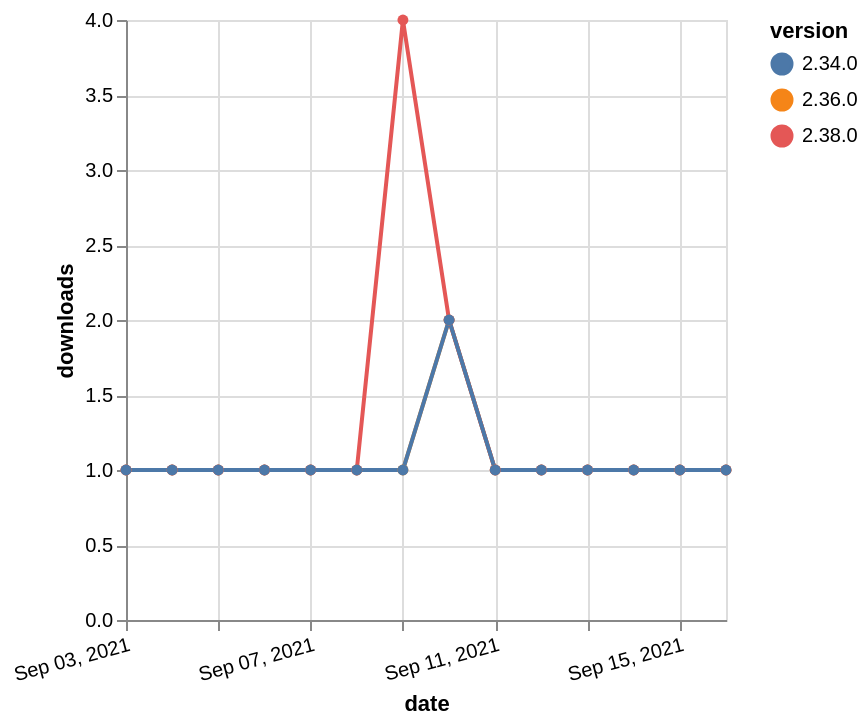

Specify this chart in Vega-Lite:
### Vega-Lite specification from a JSON file in a GitHub repository (floating-point values rounded to 4 significant figures)
{"$schema": "https://vega.github.io/schema/vega-lite/v5.json", "description": "A simple bar chart with embedded data.", "data": {"values": [{"date": "2021-09-03", "total": 204, "delta": 1, "version": "2.36.0"}, {"date": "2021-09-04", "total": 205, "delta": 1, "version": "2.36.0"}, {"date": "2021-09-05", "total": 206, "delta": 1, "version": "2.36.0"}, {"date": "2021-09-06", "total": 207, "delta": 1, "version": "2.36.0"}, {"date": "2021-09-07", "total": 208, "delta": 1, "version": "2.36.0"}, {"date": "2021-09-08", "total": 209, "delta": 1, "version": "2.36.0"}, {"date": "2021-09-09", "total": 210, "delta": 1, "version": "2.36.0"}, {"date": "2021-09-10", "total": 212, "delta": 2, "version": "2.36.0"}, {"date": "2021-09-11", "total": 213, "delta": 1, "version": "2.36.0"}, {"date": "2021-09-12", "total": 214, "delta": 1, "version": "2.36.0"}, {"date": "2021-09-13", "total": 215, "delta": 1, "version": "2.36.0"}, {"date": "2021-09-14", "total": 216, "delta": 1, "version": "2.36.0"}, {"date": "2021-09-15", "total": 217, "delta": 1, "version": "2.36.0"}, {"date": "2021-09-16", "total": 218, "delta": 1, "version": "2.36.0"}, {"date": "2021-09-03", "total": 202, "delta": 1, "version": "2.38.0"}, {"date": "2021-09-04", "total": 203, "delta": 1, "version": "2.38.0"}, {"date": "2021-09-05", "total": 204, "delta": 1, "version": "2.38.0"}, {"date": "2021-09-06", "total": 205, "delta": 1, "version": "2.38.0"}, {"date": "2021-09-07", "total": 206, "delta": 1, "version": "2.38.0"}, {"date": "2021-09-08", "total": 207, "delta": 1, "version": "2.38.0"}, {"date": "2021-09-09", "total": 211, "delta": 4, "version": "2.38.0"}, {"date": "2021-09-10", "total": 213, "delta": 2, "version": "2.38.0"}, {"date": "2021-09-11", "total": 214, "delta": 1, "version": "2.38.0"}, {"date": "2021-09-12", "total": 215, "delta": 1, "version": "2.38.0"}, {"date": "2021-09-13", "total": 216, "delta": 1, "version": "2.38.0"}, {"date": "2021-09-14", "total": 217, "delta": 1, "version": "2.38.0"}, {"date": "2021-09-15", "total": 218, "delta": 1, "version": "2.38.0"}, {"date": "2021-09-16", "total": 219, "delta": 1, "version": "2.38.0"}, {"date": "2021-09-03", "total": 260, "delta": 1, "version": "2.34.0"}, {"date": "2021-09-04", "total": 261, "delta": 1, "version": "2.34.0"}, {"date": "2021-09-05", "total": 262, "delta": 1, "version": "2.34.0"}, {"date": "2021-09-06", "total": 263, "delta": 1, "version": "2.34.0"}, {"date": "2021-09-07", "total": 264, "delta": 1, "version": "2.34.0"}, {"date": "2021-09-08", "total": 265, "delta": 1, "version": "2.34.0"}, {"date": "2021-09-09", "total": 266, "delta": 1, "version": "2.34.0"}, {"date": "2021-09-10", "total": 268, "delta": 2, "version": "2.34.0"}, {"date": "2021-09-11", "total": 269, "delta": 1, "version": "2.34.0"}, {"date": "2021-09-12", "total": 270, "delta": 1, "version": "2.34.0"}, {"date": "2021-09-13", "total": 271, "delta": 1, "version": "2.34.0"}, {"date": "2021-09-14", "total": 272, "delta": 1, "version": "2.34.0"}, {"date": "2021-09-15", "total": 273, "delta": 1, "version": "2.34.0"}, {"date": "2021-09-16", "total": 274, "delta": 1, "version": "2.34.0"}]}, "width": "container", "mark": {"type": "line", "point": {"filled": true}}, "encoding": {"x": {"field": "date", "type": "temporal", "timeUnit": "yearmonthdate", "title": "date", "axis": {"labelAngle": -15}}, "y": {"field": "delta", "type": "quantitative", "title": "downloads"}, "color": {"field": "version", "type": "nominal"}, "tooltip": {"field": "delta"}}}
